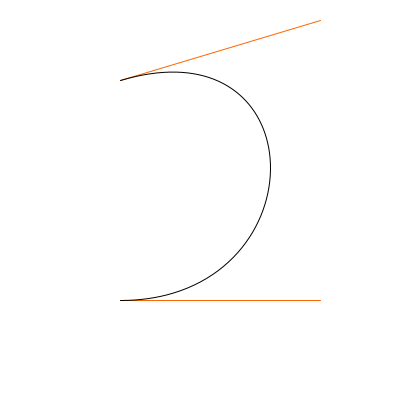
Frame 1 (no input)
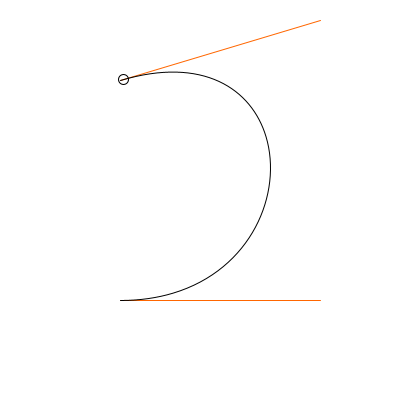
Frame 60 (the mouse pressed at the canvas centre just before this capture)
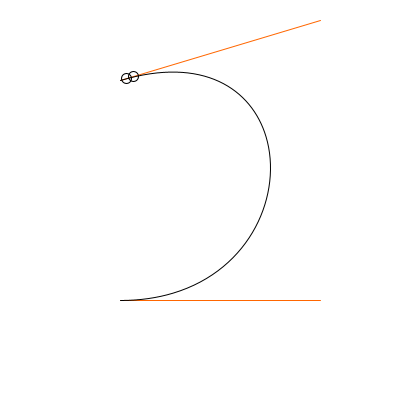
Frame 120 (the mouse held since frame 60 and released just before this capture)

The Processing sketch that drew these frames (run headless with seeded random() and noise(); from frame 60 on, the mouse is pressed at the canvas centre):

// Processing sketch: week_05_bezier__ArrayList_class_ball_draw__ArrayList_add
// ── week_05_bezier__ArrayList_class_ball_draw__ArrayList_add.pde
//week_05_bezier_ ArrayList_class_ball_draw_ ArrayList_add
void setup(){
  size(400,400);
}
PVector p0 = new PVector(120,80);
PVector p1 = new PVector(320,20);
PVector p2 = new PVector(320,300);
PVector p3 = new PVector(120,300);
float t0 = 0.0;
ArrayList<Ball>balls = new ArrayList<Ball>();
void draw()
{
  background(255);
  noFill();
  stroke(255,102,0);
  line(120,80,320,20);
  line(320,300,120,300);
  stroke(0,0,0);
  bezier(120,80,320,20,320,300,120,300);
  for(Ball ball : balls){
    ball.draw();
  }
  if(frameCount%40==0)balls.add(new Ball(p0,p1,p2,p3));
  }
  
void mouseDragged()
{
  t0 += 0.01 * (mouseX-pmouseX);
}
class Ball{
  PVector p0,p1,p2,p3;
  float t;
  Ball(PVector _p0,PVector _p1,PVector _p2,PVector _p3)
  {
    p0 = _p0;
    p1 = _p1;
    p2 = _p2;
    p3 = _p3;
  }
  void draw()
  {
    float x = p0.x*(1-t)*(1-t)*(1-t)+3*p1.x*t*(1-t)*(1-t)+3*p2.x*t*t*(1-t)+p3.x*t*t*t;
    float y = p0.y*(1-t)*(1-t)*(1-t)+3*p1.y*t*(1-t)*(1-t)+3*p2.y*t*t*(1-t)+p3.y*t*t*t;
    ellipse(x,y,10,10);
    t +=0.0003;
  }
}
